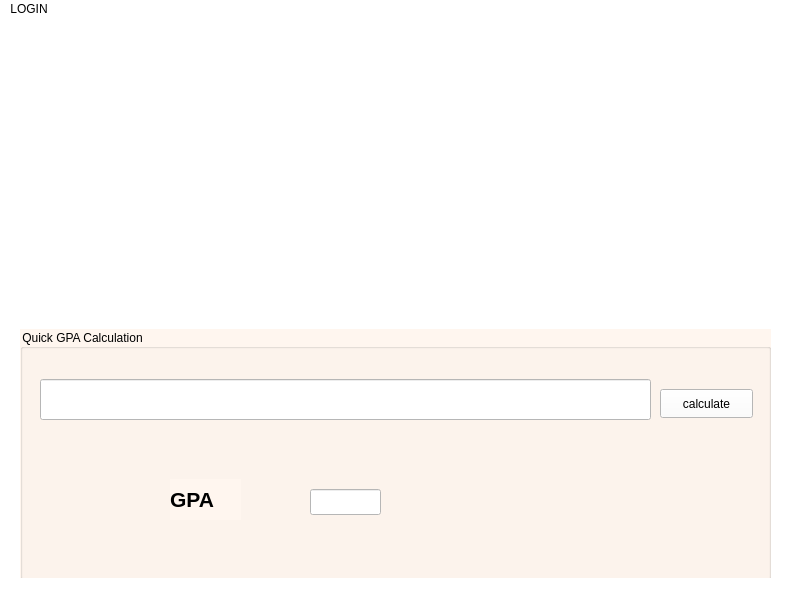
<?xml version="1.0" encoding="UTF-8"?>
<ui version="4.0">
 <class>MainWindow</class>
 <widget class="QMainWindow" name="MainWindow">
  <property name="geometry">
   <rect>
    <x>0</x>
    <y>0</y>
    <width>800</width>
    <height>600</height>
   </rect>
  </property>
  <property name="windowTitle">
   <string>MainWindow</string>
  </property>
  <property name="styleSheet">
   <string notr="true">background-color: rgb(255, 255, 255);</string>
  </property>
  <widget class="QWidget" name="centralwidget">
   <widget class="QGroupBox" name="groupBox">
    <property name="geometry">
     <rect>
      <x>20</x>
      <y>310</y>
      <width>751</width>
      <height>251</height>
     </rect>
    </property>
    <property name="styleSheet">
     <string notr="true">background-color: rgb(255, 246, 239);</string>
    </property>
    <property name="title">
     <string>Quick GPA Calculation</string>
    </property>
    <widget class="QLineEdit" name="lineEdit_input_grades">
     <property name="geometry">
      <rect>
       <x>20</x>
       <y>50</y>
       <width>611</width>
       <height>41</height>
      </rect>
     </property>
     <property name="styleSheet">
      <string notr="true">background-color: rgb(255, 255, 255);</string>
     </property>
    </widget>
    <widget class="QPushButton" name="pushButton_calculate_gpa">
     <property name="geometry">
      <rect>
       <x>640</x>
       <y>60</y>
       <width>93</width>
       <height>29</height>
      </rect>
     </property>
     <property name="styleSheet">
      <string notr="true">background-color: rgb(255, 255, 255);</string>
     </property>
     <property name="text">
      <string>calculate</string>
     </property>
    </widget>
    <widget class="QLabel" name="label_gpa">
     <property name="geometry">
      <rect>
       <x>150</x>
       <y>150</y>
       <width>71</width>
       <height>41</height>
      </rect>
     </property>
     <property name="text">
      <string>&lt;!DOCTYPE HTML PUBLIC &quot;-//W3C//DTD HTML 4.0//EN&quot; &quot;http://www.w3.org/TR/REC-html40/strict.dtd&quot;&gt;
&lt;html&gt;&lt;head&gt;&lt;meta name=&quot;qrichtext&quot; content=&quot;1&quot; /&gt;&lt;meta charset=&quot;utf-8&quot; /&gt;&lt;style type=&quot;text/css&quot;&gt;
p, li { white-space: pre-wrap; }
hr { height: 1px; border-width: 0; }
li.unchecked::marker { content: &quot;\2610&quot;; }
li.checked::marker { content: &quot;\2612&quot;; }
&lt;/style&gt;&lt;/head&gt;&lt;body style=&quot; font-family:'Segoe UI'; font-size:9pt; font-weight:400; font-style:normal;&quot;&gt;
&lt;p style=&quot; margin-top:0px; margin-bottom:0px; margin-left:0px; margin-right:0px; -qt-block-indent:0; text-indent:0px;&quot;&gt;&lt;span style=&quot; font-size:16pt; font-weight:700;&quot;&gt;GPA&lt;/span&gt;&lt;/p&gt;&lt;/body&gt;&lt;/html&gt;</string>
     </property>
    </widget>
    <widget class="QLineEdit" name="lineEdit_gpa_output">
     <property name="geometry">
      <rect>
       <x>290</x>
       <y>160</y>
       <width>71</width>
       <height>26</height>
      </rect>
     </property>
     <property name="styleSheet">
      <string notr="true">background-color: rgb(255, 255, 255);</string>
     </property>
    </widget>
   </widget>
   <widget class="QLabel" name="label">
    <property name="geometry">
     <rect>
      <x>200</x>
      <y>20</y>
      <width>321</width>
      <height>251</height>
     </rect>
    </property>
    <property name="styleSheet">
     <string notr="true">image: url(:/icons/documentation/logos/GPA-Calculator-2.png);</string>
    </property>
    <property name="text">
     <string/>
    </property>
   </widget>
  </widget>
  <widget class="QMenuBar" name="menubar">
   <property name="geometry">
    <rect>
     <x>0</x>
     <y>0</y>
     <width>800</width>
     <height>26</height>
    </rect>
   </property>
   <widget class="QMenu" name="menumenu">
    <property name="title">
     <string>LOGIN</string>
    </property>
    <addaction name="actiondelete"/>
    <addaction name="actionsignIn"/>
    <addaction name="actionregistration"/>
   </widget>
   <addaction name="menumenu"/>
  </widget>
  <widget class="QStatusBar" name="statusbar"/>
  <action name="actiondelete">
   <property name="icon">
    <iconset resource="icons.qrc">
     <normaloff>:/icons/documentation/logos/Delete-Icon-Transparent-PNG.png</normaloff>:/icons/documentation/logos/Delete-Icon-Transparent-PNG.png</iconset>
   </property>
   <property name="text">
    <string>delete</string>
   </property>
  </action>
  <action name="actionsignIn">
   <property name="icon">
    <iconset resource="icons.qrc">
     <normaloff>:/icons/documentation/logos/signIn.jpg</normaloff>:/icons/documentation/logos/signIn.jpg</iconset>
   </property>
   <property name="text">
    <string>signIn</string>
   </property>
  </action>
  <action name="actionregistration">
   <property name="icon">
    <iconset resource="registration.qrc">
     <normaloff>:/res/documentation/logos/add_user.pmg.jpg</normaloff>:/res/documentation/logos/add_user.pmg.jpg</iconset>
   </property>
   <property name="text">
    <string>registration</string>
   </property>
  </action>
 </widget>
 <resources>
  <include location="registration.qrc"/>
  <include location="icons.qrc"/>
 </resources>
 <connections/>
</ui>
